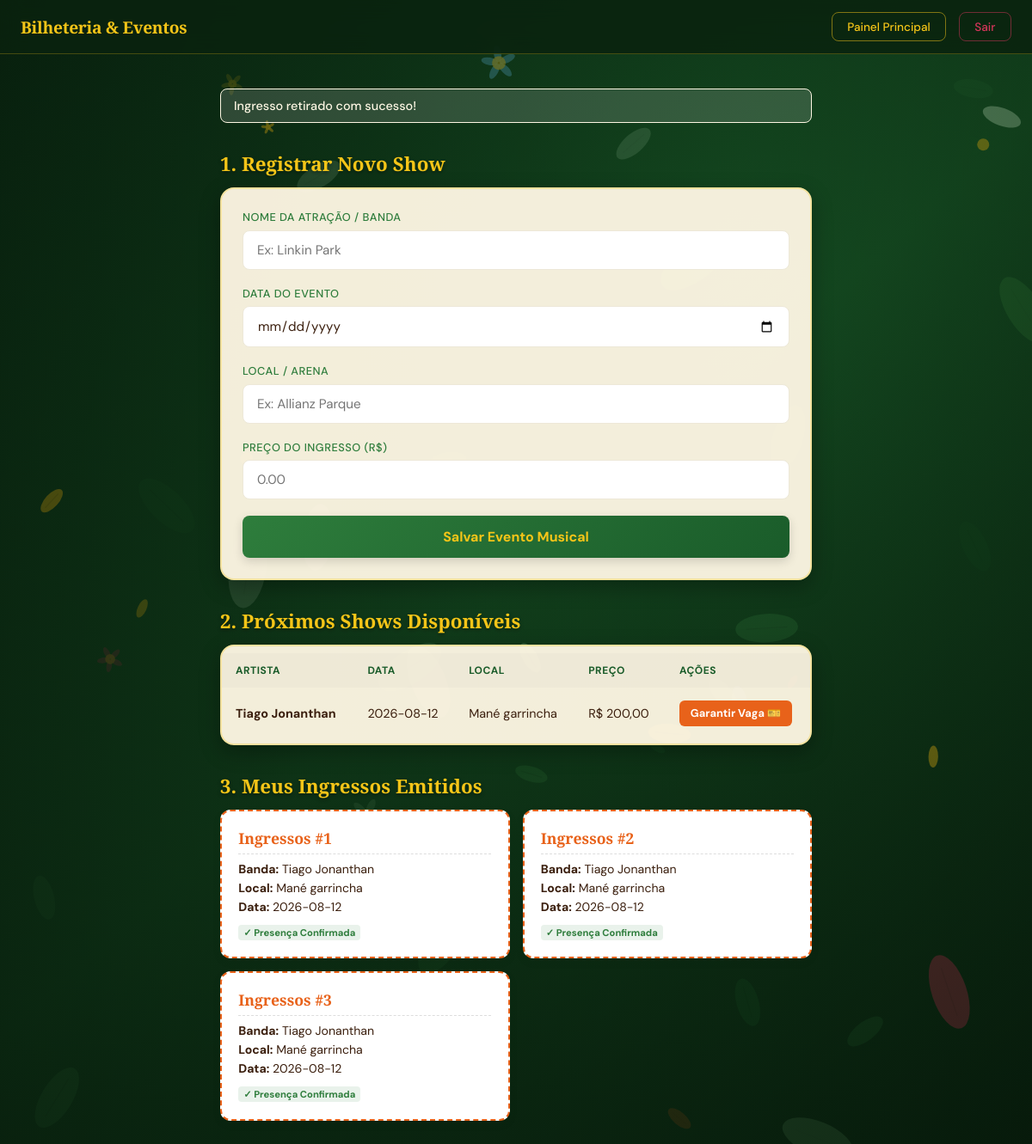
The page /Webapp/shows.php?retirar_ingresso=1 (signed in) on the database its author committed.
### tables this page shows
CREATE TABLE shows (
                    id       INTEGER PRIMARY KEY AUTOINCREMENT,
                    artista  TEXT NOT NULL,
                    data_show TEXT NOT NULL,
                    local    TEXT NOT NULL,
                    preco    REAL NOT NULL
                );

CREATE TABLE ingressos (
                    id         INTEGER PRIMARY KEY AUTOINCREMENT,
                    show_id    INTEGER NOT NULL,
                    usuario_id INTEGER NOT NULL,
                    comprado_em DATETIME DEFAULT CURRENT_TIMESTAMP,
                    FOREIGN KEY (show_id) REFERENCES shows(id),
                    FOREIGN KEY (usuario_id) REFERENCES usuarios(id)
                );

### Webapp/shows.php (the view, shortened to what this page needs)
<?php
require_once __DIR__ . '/../Entity/db.php';
try {
    $pdo = getConexao();
    $pdo->exec("
        CREATE TABLE IF NOT EXISTS shows (
            id INTEGER PRIMARY KEY AUTOINCREMENT,
            artista TEXT NOT NULL,
            data_show TEXT NOT NULL,
            local TEXT NOT NULL,
            preco REAL NOT NULL
        )
    ");
    $pdo->exec("
        CREATE TABLE IF NOT EXISTS ingressos (
            id INTEGER PRIMARY KEY AUTOINCREMENT,
            show_id INTEGER NOT NULL,
            usuario_id INTEGER NOT NULL,
            comprado_em DATETIME DEFAULT CURRENT_TIMESTAMP,
            FOREIGN KEY (show_id) REFERENCES shows(id),
            FOREIGN KEY (usuario_id) REFERENCES usuarios(id)
        )
    ");
} catch (Exception $e) {
    die("Erro ao conectar ou preparar tabelas: " . $e->getMessage());
}
$mensagem = '';
if (isset($_GET['retirar_ingresso'])) {
    $mensagem = "Ingresso retirado com sucesso!";
}
$listaShows = $pdo->query('SELECT * FROM shows ORDER BY data_show ASC')->fetchAll();
$stmtIngressos = $pdo->prepare('
    SELECT ingressos.id AS ingresso_id, shows.artista, shows.data_show, shows.local
    FROM ingressos
    JOIN shows ON ingressos.show_id = shows.id
    WHERE ingressos.usuario_id = :usuario_id
');
$stmtIngressos->execute([':usuario_id' => $_SESSION['usuario_id']]);
$meusIngressos = $stmtIngressos->fetchAll();
?>
<!DOCTYPE html>
<html lang="pt-br">
<head>
</head>
<body>
<nav class="navbar">
    <div class="navbar-brand">
        <h1>Bilheteria & Eventos</h1>
    </div>
    <div>
        <a href="dashboard.php" class="btn-top">Painel Principal</a>
        <a href="logout.php" class="btn-top btn-sair">Sair</a>
    </div>
</nav>
<div class="main-content">
    <?php if (!empty($mensagem)): ?>
        <div class="msg-alert"><?= htmlspecialchars($mensagem) ?></div>
    <?php endif; ?>
    <h3 class="section-title">1. Registrar Novo Show</h3>
    <div class="data-card">
        <form method="POST" action="shows.php">
            <div class="form-group">
                <label>Nome da Atração / Banda</label>
                <input type="text" name="artista" required placeholder="Ex: Linkin Park">
            </div>
            <div class="form-group">
                <label>Data do Evento</label>
                <input type="date" name="data_show" required>
            </div>
            <div class="form-group">
                <label>Local / Arena</label>
                <input type="text" name="local" required placeholder="Ex: Allianz Parque">
            </div>
            <div class="form-group">
                <label>Preço do Ingresso (R$)</label>
                <input type="number" name="preco" step="0.01" required placeholder="0.00">
            </div>
            <button type="submit" class="btn-submit">Salvar Evento Musical</button>
        </form>
    </div>
    <h3 class="section-title">2. Próximos Shows Disponíveis</h3>
    <div class="data-card" style="padding: 0.5rem 0 0 0; overflow: hidden;">
        <?php if (count($listaShows) === 0): ?>
            <p style="padding: 1.5rem; color: #ffffff; font-size: 0.9rem;">Nenhum show cadastrado no momento.</p>
        <?php else: ?>
            <table class="data-table">
                <thead>
                    <tr>
                        <th>Artista</th>
                        <th>Data</th>
                        <th>Local</th>
                        <th>Preço</th>
                        <th>Ações</th>
                    </tr>
                </thead>
                <tbody>
                    <?php foreach ($listaShows as $show): ?>
                        <tr>
                            <td><strong><?= htmlspecialchars($show['artista']) ?></strong></td>
                            <td><?= htmlspecialchars($show['data_show']) ?></td>
                            <td><?= htmlspecialchars($show['local']) ?></td>
                            <td>R$ <?= number_format($show['preco'], 2, ',', '.') ?></td>
                            <td>
                                <a class="btn-action" href="shows.php?retirar_ingresso=<?= $show['id'] ?>">Garantir Vaga 🎫</a>
                            </td>
                        </tr>
                    <?php endforeach; ?>
                </tbody>
            </table>
        <?php endif; ?>
    </div>
    <h3 class="section-title">3. Meus Ingressos Emitidos</h3>
    <?php if (count($meusIngressos) === 0): ?>
        <div class="data-card">
            <p style="color: #ffffff; font-size: 0.9rem;">Você não resgatou nenhum ingresso até o momento.</p>
        </div>
    <?php else: ?>
        <div class="ticket-box">
            <?php foreach ($meusIngressos as $ingresso): ?>
                <div class="ticket-card">
                    <div class="ticket-id"> Ingressos #<?= $ingresso['ingresso_id'] ?></div>
                    <p><strong>Banda:</strong> <?= htmlspecialchars($ingresso['artista']) ?></p>
                    <p><strong>Local:</strong> <?= htmlspecialchars($ingresso['local']) ?></p>
                    <p><strong>Data:</strong> <?= htmlspecialchars($ingresso['data_show']) ?></p>
                    <span class="ticket-tag">✓ Presença Confirmada</span>
                </div>
            <?php endforeach; ?>
        </div>
    <?php endif; ?>
</div>
</body>
</html>

### Webapp/shows.php (style rules this page uses)
*, *::before, *::after { box-sizing: border-box; margin: 0; padding: 0; }
:root { --verde-folha: #1a5c2a; --verde-medio: #2e7d3c; --laranja: #e8621a; --rosa: #d4365a; --amarelo: #f5c518; --azul: #5bb8d4; --creme: #fdf6e3; --marrom: #3b1f0e; }
body { min-height: 100vh; font-family: 'DM Sans', sans-serif; background-color: #0d3318; overflow-x: hidden; overflow-y: auto; -webkit-overflow-scrolling: touch; }
.navbar { position: relative; z-index: 100; background: rgba(10, 35, 15, 0.85); backdrop-filter: blur(12px); border-bottom: 1.5px solid rgba(245, 197, 24, 0.25); padding: 0.9rem 1.5rem; display: flex; align-items: center; justify-content: space-between; }
.navbar-brand { display: flex; align-items: center; gap: 0.6rem; }
.navbar-brand h1 { font-family: 'Playfair Display', serif; font-size: 1.2rem; color: var(--amarelo); letter-spacing: -0.3px; }
.btn-top { display: inline-flex; align-items: center; gap: 0.4rem; padding: 0.45rem 1.1rem; background: transparent; border: 1.5px solid rgba(245,197,24,0.5); border-radius: 8px; color: var(--amarelo); font-family: 'DM Sans', sans-serif; font-size: 0.85rem; font-weight: 500; text-decoration: none; cursor: pointer; transition: background 0.2s, border-color 0.2s; margin-left: 10px; }
.btn-sair { color: var(--rosa) !important; border-color: rgba(212,54,90,0.5) !important; }
.main-content { position: relative; z-index: 10; max-width: 720px; margin: 2.5rem auto; padding: 0 1rem; }
.section-title { font-family: 'Playfair Display', serif; color: var(--amarelo); margin: 2rem 0 0.75rem 0; font-size: 1.4rem; text-shadow: 0 2px 4px rgba(0,0,0,0.4); }
.data-card { background: rgba(253,246,227,0.96); border-radius: 16px; border: 2px solid rgba(245,197,24,0.3); padding: 1.5rem; box-shadow: 0 8px 24px rgba(0,0,0,0.3); margin-bottom: 2rem; color: var(--marrom); }
.msg-alert { background: rgba(255, 255, 255, 0.15); border: 1.5px solid var(--creme); color: var(--creme); padding: 10px 15px; border-radius: 8px; margin-bottom: 1.5rem; font-weight: 500; font-size: 0.9rem; }
.form-group { display: flex; flex-direction: column; margin-bottom: 1.2rem; }
.form-group label { font-size: 0.8rem; font-weight: 500; color: var(--verde-medio); text-transform: uppercase; letter-spacing: 0.5px; margin-bottom: 0.4rem; }
.form-group input { padding: 0.75rem 1rem; background: #fff; border: 1.5px solid #ede8d8; border-radius: 8px; color: var(--marrom); font-family: 'DM Sans', sans-serif; font-size: 0.95rem; transition: border-color 0.2s; }
.btn-submit { display: block; width: 100%; background: linear-gradient(135deg, var(--verde-medio), var(--verde-folha)); color: var(--amarelo); border: none; padding: 0.85rem; border-radius: 8px; cursor: pointer; font-family: 'DM Sans', sans-serif; font-size: 1rem; font-weight: bold; box-shadow: 0 4px 12px rgba(0,0,0,0.15); transition: transform 0.1s, opacity 0.2s; }
.data-table { width: 100%; border-collapse: collapse; }
.data-table tr { border-bottom: 1px solid #ede8d8; }
.data-table tr:last-child { border-bottom: none; }
.data-table th { font-size: 0.75rem; font-weight: bold; color: var(--verde-folha); text-transform: uppercase; letter-spacing: 0.5px; padding: 0.75rem 1rem; text-align: left; background: rgba(0,0,0,0.02); }
.data-table td { padding: 0.95rem 1rem; font-size: 0.9rem; color: var(--marrom); }
.btn-action { display: inline-block; background: var(--laranja); color: white; text-decoration: none; padding: 0.4rem 0.8rem; border-radius: 6px; font-size: 0.8rem; font-weight: bold; transition: opacity 0.2s; }
.ticket-box { display: grid; grid-template-columns: repeat(auto-fill, minmax(280px, 1fr)); gap: 15px; margin-top: 0.5rem; }
.ticket-card { background: #fff; border: 2px dashed var(--laranja); border-radius: 12px; padding: 1.2rem; box-shadow: 0 4px 12px rgba(0,0,0,0.05); position: relative; }
.ticket-id { font-family: 'Playfair Display', serif; font-size: 1.1rem; font-weight: bold; color: var(--laranja); border-bottom: 1px dashed #ddd; padding-bottom: 6px; margin-bottom: 8px; }
.ticket-card p { font-size: 0.88rem; margin: 4px 0; color: var(--marrom); }
.ticket-tag { display: inline-block; font-size: 0.7rem; background: rgba(46,125,60,0.1); color: var(--verde-medio); padding: 2px 6px; border-radius: 4px; margin-top: 8px; font-weight: bold; }

### rows shown on the page
shows: artista "Tiago Jonanthan", data_show "2026-08-12", local "Mané garrincha", preco "200,00"
ingressos: id "1", artista "Tiago Jonanthan", local "Mané garrincha", data_show "2026-08-12"
ingressos: id "2", artista "Tiago Jonanthan", local "Mané garrincha", data_show "2026-08-12"
ingressos: id "3", artista "Tiago Jonanthan", local "Mané garrincha", data_show "2026-08-12"

### other values the page prints
$mensagem "Ingresso retirado com sucesso!"
